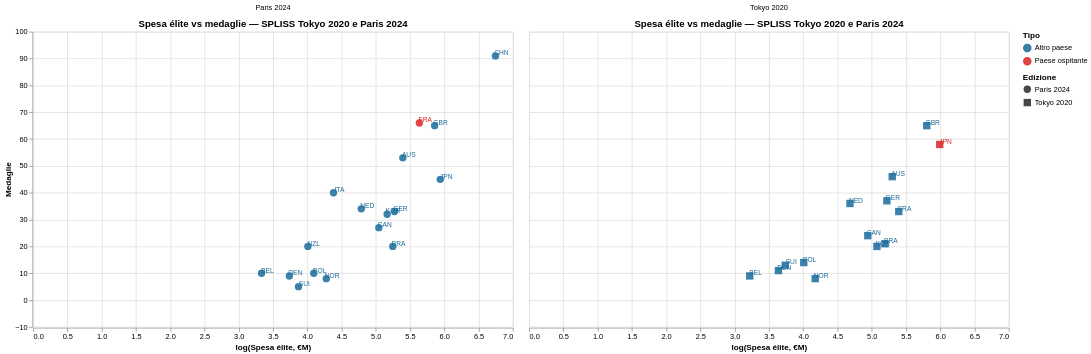

The notebook cell this image was saved under:
### Markdown cell above
## 3. Scatter spesa élite vs medaglie — Tokyo e Paris

### Code cell
# Coloriamo i paesi ospitanti in modo diverso
spliss_panel["tipo"] = spliss_panel["host"].map({0:"Altro paese", 1:"Paese ospitante"})

scatter_spliss = (
    alt.Chart(spliss_panel)
    .mark_point(size=100, filled=True, opacity=0.85)
    .encode(
        x=alt.X("log_spend:Q", title="log(Spesa élite, €M)"),
        y=alt.Y("medals:Q", title="Medaglie"),
        color=alt.Color("tipo:N",
            scale=alt.Scale(domain=["Altro paese","Paese ospitante"],
                            range=[BLUE, RED]),
            legend=alt.Legend(title="Tipo")),
        shape=alt.Shape("edition:N", legend=alt.Legend(title="Edizione")),
        tooltip=["country:N","edition:N",
                 alt.Tooltip("elite_spend_EUR:Q", title="Spesa (€M)"),
                 alt.Tooltip("medals:Q", title="Medaglie"),
                 "tipo:N"]
    )
)

# Linea di regressione separata per ogni edizione
reg_lines = (
    alt.Chart(spliss_panel)
    .transform_regression("log_spend","medals", groupby=["edition"])
    .mark_line(strokeDash=[4,4])
    .encode(
        x="log_spend:Q",
        y="medals:Q",
        color=alt.Color("edition:N", legend=None)
    )
)

# Etichette paese
labels = (
    alt.Chart(spliss_panel)
    .mark_text(dx=8, dy=-4, fontSize=9)
    .encode(
        x="log_spend:Q", y="medals:Q",
        text="country_noc:N",
        color=alt.Color("tipo:N",
            scale=alt.Scale(domain=["Altro paese","Paese ospitante"],
                            range=[BLUE, RED]))
    )
)

(scatter_spliss + reg_lines + labels).properties(
    title="Spesa élite vs medaglie — SPLISS Tokyo 2020 e Paris 2024",
    width=650, height=400
).facet(
    column=alt.Column("edition:N", title=None)
).resolve_scale(x="shared", y="shared").display()

for edition, grp in spliss_panel.groupby("edition"):
    r, p = stats.pearsonr(grp["log_spend"], grp["medals"])
    print(f"{edition}: r={r:.3f}  (p={p:.4f})")

### Figure 1 — Vega-Lite specification as saved in the notebook (floating-point values rounded to 4 significant figures)
{"config": {"view": {"continuousWidth": 300, "continuousHeight": 300}}, "data": {"name": "data-eecfa6d7d2fb361beeac20df23de9b07"}, "facet": {"column": {"field": "edition", "title": null, "type": "nominal"}}, "spec": {"layer": [{"mark": {"type": "point", "filled": true, "opacity": 0.85, "size": 100}, "encoding": {"color": {"field": "tipo", "legend": {"title": "Tipo"}, "scale": {"domain": ["Altro paese", "Paese ospitante"], "range": ["#1A6B9A", "#DC2626"]}, "type": "nominal"}, "shape": {"field": "edition", "legend": {"title": "Edizione"}, "type": "nominal"}, "tooltip": [{"field": "country", "type": "nominal"}, {"field": "edition", "type": "nominal"}, {"field": "elite_spend_EUR", "title": "Spesa (€M)", "type": "quantitative"}, {"field": "medals", "title": "Medaglie", "type": "quantitative"}, {"field": "tipo", "type": "nominal"}], "x": {"field": "log_spend", "title": "log(Spesa élite, €M)", "type": "quantitative"}, "y": {"field": "medals", "title": "Medaglie", "type": "quantitative"}}}, {"mark": {"type": "line", "strokeDash": [4, 4]}, "encoding": {"color": {"field": "edition", "legend": null, "type": "nominal"}, "x": {"field": "log_spend", "type": "quantitative"}, "y": {"field": "medals", "type": "quantitative"}}, "transform": [{"on": "log_spend", "regression": "medals", "groupby": ["edition"]}]}, {"mark": {"type": "text", "dx": 8, "dy": -4, "fontSize": 9}, "encoding": {"color": {"field": "tipo", "scale": {"domain": ["Altro paese", "Paese ospitante"], "range": ["#1A6B9A", "#DC2626"]}, "type": "nominal"}, "text": {"field": "country_noc", "type": "nominal"}, "x": {"field": "log_spend", "type": "quantitative"}, "y": {"field": "medals", "type": "quantitative"}}}], "height": 400, "title": "Spesa élite vs medaglie — SPLISS Tokyo 2020 e Paris 2024", "width": 650}, "resolve": {"scale": {"x": "shared", "y": "shared"}}, "$schema": "https://vega.github.io/schema/vega-lite/v6.1.0.json", "datasets": {"data-eecfa6d7d2fb361beeac20df23de9b07": [{"country": "Great Britain", "country_noc": "GBR", "elite_spend_EUR": 331, "medals": 65, "gold": 22, "host": 0, "edition": "Tokyo 2020", "log_spend": 5.802, "spend_per_medal": 5.092, "tipo": "Altro paese"}, {"country": "Netherlands", "country_noc": "NED", "elite_spend_EUR": 108, "medals": 36, "gold": 10, "host": 0, "edition": "Tokyo 2020", "log_spend": 4.682, "spend_per_medal": 3.0, "tipo": "Altro paese"}, {"country": "France", "country_noc": "FRA", "elite_spend_EUR": 220, "medals": 33, "gold": 10, "host": 0, "edition": "Tokyo 2020", "log_spend": 5.394, "spend_per_medal": 6.667, "tipo": "Altro paese"}, {"country": "Germany", "country_noc": "GER", "elite_spend_EUR": 185, "medals": 37, "gold": 10, "host": 0, "edition": "Tokyo 2020", "log_spend": 5.22, "spend_per_medal": 5.0, "tipo": "Altro paese"}, {"country": "Australia", "country_noc": "AUS", "elite_spend_EUR": 200, "medals": 46, "gold": 17, "host": 0, "edition": "Tokyo 2020", "log_spend": 5.298, "spend_per_medal": 4.348, "tipo": "Altro paese"}, {"country": "Belgium", "country_noc": "BEL", "elite_spend_EUR": 25, "medals": 9, "gold": 3, "host": 0, "edition": "Tokyo 2020", "log_spend": 3.219, "spend_per_medal": 2.778, "tipo": "Altro paese"}, {"country": "Canada", "country_noc": "CAN", "elite_spend_EUR": 140, "medals": 24, "gold": 7, "host": 0, "edition": "Tokyo 2020", "log_spend": 4.942, "spend_per_medal": 5.833, "tipo": "Altro paese"}, {"country": "Japan", "country_noc": "JPN", "elite_spend_EUR": 400, "medals": 58, "gold": 27, "host": 1, "edition": "Tokyo 2020", "log_spend": 5.991, "spend_per_medal": 6.897, "tipo": "Paese ospitante"}, {"country": "Brazil", "country_noc": "BRA", "elite_spend_EUR": 180, "medals": 21, "gold": 7, "host": 0, "edition": "Tokyo 2020", "log_spend": 5.193, "spend_per_medal": 8.571, "tipo": "Altro paese"}, {"country": "Poland", "country_noc": "POL", "elite_spend_EUR": 55, "medals": 14, "gold": 4, "host": 0, "edition": "Tokyo 2020", "log_spend": 4.007, "spend_per_medal": 3.929, "tipo": "Altro paese"}, {"country": "Norway", "country_noc": "NOR", "elite_spend_EUR": 65, "medals": 8, "gold": 4, "host": 0, "edition": "Tokyo 2020", "log_spend": 4.174, "spend_per_medal": 8.125, "tipo": "Altro paese"}, {"country": "Denmark", "country_noc": "DEN", "elite_spend_EUR": 38, "medals": 11, "gold": 9, "host": 0, "edition": "Tokyo 2020", "log_spend": 3.638, "spend_per_medal": 3.455, "tipo": "Altro paese"}, {"country": "Switzerland", "country_noc": "SUI", "elite_spend_EUR": 42, "medals": 13, "gold": 3, "host": 0, "edition": "Tokyo 2020", "log_spend": 3.738, "spend_per_medal": 3.231, "tipo": "Altro paese"}, {"country": "South Korea", "country_noc": "KOR", "elite_spend_EUR": 160, "medals": 20, "gold": 6, "host": 0, "edition": "Tokyo 2020", "log_spend": 5.075, "spend_per_medal": 8.0, "tipo": "Altro paese"}, {"country": "Great Britain", "country_noc": "GBR", "elite_spend_EUR": 350, "medals": 65, "gold": 14, "host": 0, "edition": "Paris 2024", "log_spend": 5.858, "spend_per_medal": 5.385, "tipo": "Altro paese"}, {"country": "Netherlands", "country_noc": "NED", "elite_spend_EUR": 120, "medals": 34, "gold": 15, "host": 0, "edition": "Paris 2024", "log_spend": 4.787, "spend_per_medal": 3.529, "tipo": "Altro paese"}, {"country": "France", "country_noc": "FRA", "elite_spend_EUR": 280, "medals": 66, "gold": 16, "host": 1, "edition": "Paris 2024", "log_spend": 5.635, "spend_per_medal": 4.242, "tipo": "Paese ospitante"}, {"country": "Germany", "country_noc": "GER", "elite_spend_EUR": 195, "medals": 33, "gold": 12, "host": 0, "edition": "Paris 2024", "log_spend": 5.273, "spend_per_medal": 5.909, "tipo": "Altro paese"}, {"country": "Australia", "country_noc": "AUS", "elite_spend_EUR": 220, "medals": 53, "gold": 18, "host": 0, "edition": "Paris 2024", "log_spend": 5.394, "spend_per_medal": 4.151, "tipo": "Altro paese"}, {"country": "Belgium", "country_noc": "BEL", "elite_spend_EUR": 28, "medals": 10, "gold": 3, "host": 0, "edition": "Paris 2024", "log_spend": 3.332, "spend_per_medal": 2.8, "tipo": "Altro paese"}, {"country": "Canada", "country_noc": "CAN", "elite_spend_EUR": 155, "medals": 27, "gold": 9, "host": 0, "edition": "Paris 2024", "log_spend": 5.043, "spend_per_medal": 5.741, "tipo": "Altro paese"}, {"country": "Japan", "country_noc": "JPN", "elite_spend_EUR": 380, "medals": 45, "gold": 20, "host": 0, "edition": "Paris 2024", "log_spend": 5.94, "spend_per_medal": 8.444, "tipo": "Altro paese"}, {"country": "Brazil", "country_noc": "BRA", "elite_spend_EUR": 190, "medals": 20, "gold": 3, "host": 0, "edition": "Paris 2024", "log_spend": 5.247, "spend_per_medal": 9.5, "tipo": "Altro paese"}, {"country": "Poland", "country_noc": "POL", "elite_spend_EUR": 60, "medals": 10, "gold": 1, "host": 0, "edition": "Paris 2024", "log_spend": 4.094, "spend_per_medal": 6.0, "tipo": "Altro paese"}, {"country": "Norway", "country_noc": "NOR", "elite_spend_EUR": 72, "medals": 8, "gold": 4, "host": 0, "edition": "Paris 2024", "log_spend": 4.277, "spend_per_medal": 9.0, "tipo": "Altro paese"}, {"country": "Denmark", "country_noc": "DEN", "elite_spend_EUR": 42, "medals": 9, "gold": 2, "host": 0, "edition": "Paris 2024", "log_spend": 3.738, "spend_per_medal": 4.667, "tipo": "Altro paese"}, {"country": "Switzerland", "country_noc": "SUI", "elite_spend_EUR": 48, "medals": 5, "gold": 1, "host": 0, "edition": "Paris 2024", "log_spend": 3.871, "spend_per_medal": 9.6, "tipo": "Altro paese"}, {"country": "South Korea", "country_noc": "KOR", "elite_spend_EUR": 175, "medals": 32, "gold": 13, "host": 0, "edition": "Paris 2024", "log_spend": 5.165, "spend_per_medal": 5.469, "tipo": "Altro paese"}, {"country": "New Zealand", "country_noc": "NZL", "elite_spend_EUR": 55, "medals": 20, "gold": 10, "host": 0, "edition": "Paris 2024", "log_spend": 4.007, "spend_per_medal": 2.75, "tipo": "Altro paese"}, {"country": "Italy", "country_noc": "ITA", "elite_spend_EUR": 80, "medals": 40, "gold": 12, "host": 0, "edition": "Paris 2024", "log_spend": 4.382, "spend_per_medal": 2.0, "tipo": "Altro paese"}, {"country": "China", "country_noc": "CHN", "elite_spend_EUR": 850, "medals": 91, "gold": 40, "host": 0, "edition": "Paris 2024", "log_spend": 6.745, "spend_per_medal": 9.341, "tipo": "Altro paese"}]}}
